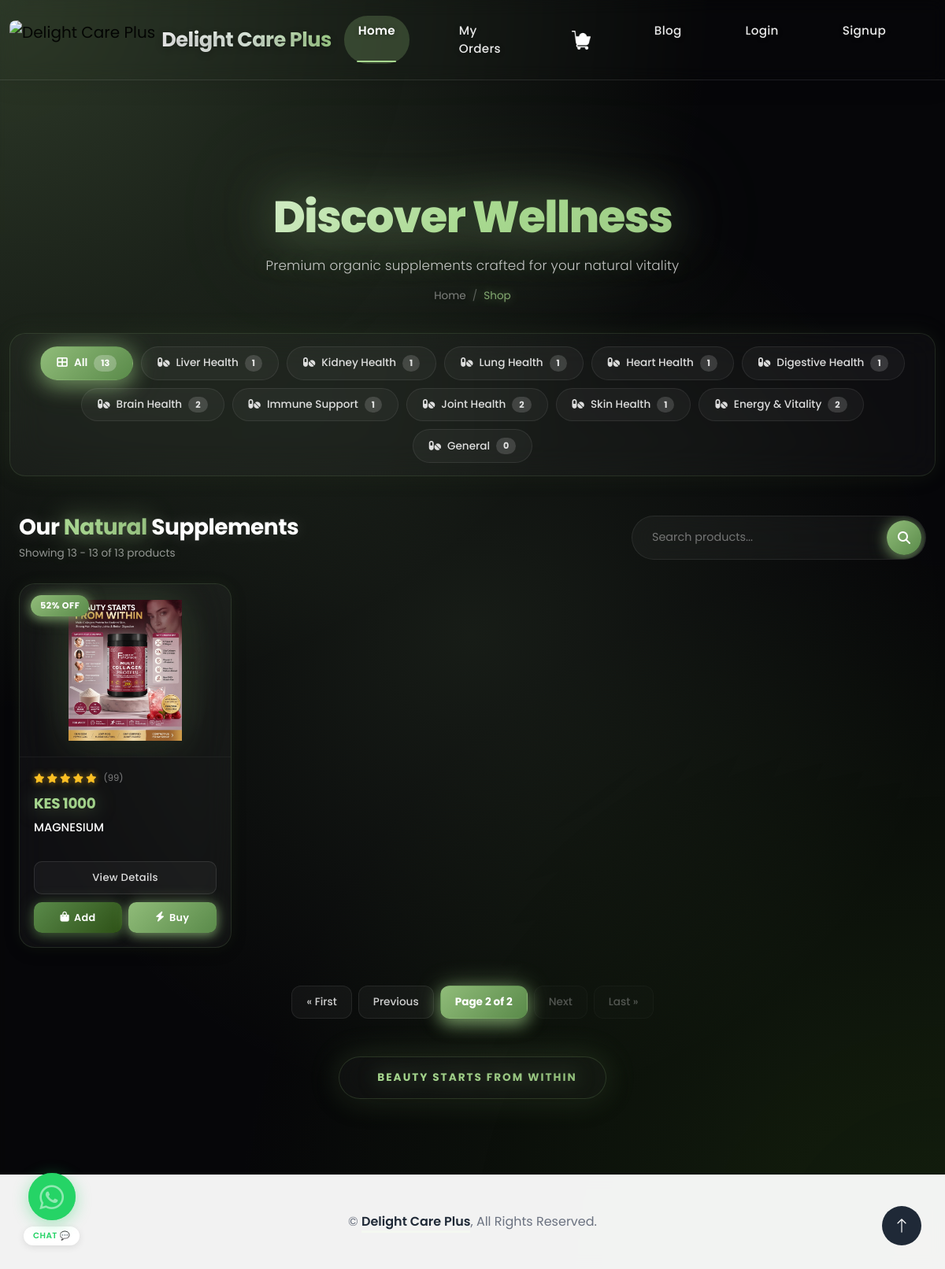
Screenshot of /?page=2 with the database file from the repository.
### store/models.py (models this page shows, shortened)
class Category(models.Model):
    name = models.CharField(max_length=100)
    slug = models.SlugField(unique=True, blank=True)
    description = models.TextField(blank=True)
    icon = models.CharField(max_length=50, blank=True)
    is_active = models.BooleanField(default=True)
    created_at = models.DateTimeField(auto_now_add=True)
    class Meta:
        verbose_name_plural = 'Categories'

class Product(models.Model):
    name = models.CharField(max_length=200)
    description = models.TextField()
    image = models.ImageField(upload_to='products/', null=True, blank=True)
    category = models.ForeignKey(
        Category,
        on_delete=models.SET_NULL,
        null=True,
        blank=True,
        related_name='products'
    )
    price = models.DecimalField(max_digits=10, decimal_places=2, default=0)
    compare_price = models.DecimalField(max_digits=10, decimal_places=2, blank=True, null=True)
    stock = models.PositiveIntegerField(default=0)
    is_active = models.BooleanField(default=True)
    is_featured = models.BooleanField(default=False)
    is_best_seller = models.BooleanField(default=False)
    created_at = models.DateTimeField(auto_now_add=True)
    def get_discount_percentage(self):
        if self.compare_price and self.compare_price > self.price:
            return int(((self.compare_price - self.price) / self.compare_price) * 100)
        return 0

### store/views.py (the view)
# urls.py: path("", views.home, name="home"),
def home(request):
    products = Product.objects.filter(is_active=True)
    categories = Category.objects.filter(is_active=True)
    liver_products = products.filter(category__name__icontains='Liver')[:4]
    kidney_products = products.filter(category__name__icontains='Kidney')[:4]
    lung_products = products.filter(category__name__icontains='Lung')[:4]
    heart_products = products.filter(category__name__icontains='Heart')[:4]
    digestive_products = products.filter(category__name__icontains='Digestive')[:4]
    brain_products = products.filter(category__name__icontains='Brain')[:4]
    immune_products = products.filter(category__name__icontains='Immune')[:4]
    joint_products = products.filter(category__name__icontains='Joint')[:4]
    skin_products = products.filter(category__name__icontains='Skin')[:4]
    energy_products = products.filter(category__name__icontains='Energy')[:4]
    paginator = Paginator(products, 12)
    page = request.GET.get('page')
    try:
        paginated_products = paginator.page(page)
    except PageNotAnInteger:
        paginated_products = paginator.page(1)
    except EmptyPage:
        paginated_products = paginator.page(paginator.num_pages)
    featured_products = products.filter(is_featured=True)[:3]
    return render(request, "store/home.html", {
        "products": products,
        "page_obj": paginated_products,
        "categories": categories,
        "liver_products": liver_products,
        "kidney_products": kidney_products,
        "lung_products": lung_products,
        "heart_products": heart_products,
        "digestive_products": digestive_products,
        "brain_products": brain_products,
        "immune_products": immune_products,
        "joint_products": joint_products,
        "skin_products": skin_products,
        "energy_products": energy_products,
        "featured_products": featured_products,
        "products_count": products.count(),
    })

### store/templates/store/home.html (shortened to what this page needs)
{% extends 'base_dashboard.html' %}
{% load static %}
{% block nav_home %}active{% endblock %}
{% block content %}
<div class="container-fluid hero-header mb-3">
    <div class="container">
        <div class="text-center">
            <h1 class="mb-3 animated slideInDown">Discover Wellness</h1>
            <p class="animated slideInDown mb-3">Premium organic supplements crafted for your natural vitality</p>
            <nav aria-label="breadcrumb">
                <ol class="breadcrumb justify-content-center mb-0 animated slideInDown">
                    <li class="breadcrumb-item"><a href="/">Home</a></li>
                    <li class="breadcrumb-item active" aria-current="page">Shop</li>
                </ol>
            </nav>
        </div>
    </div>
</div>
<div class="container py-3">
    <div class="category-bar-mara wow fadeIn">
        <a href="{% url 'home' %}" class="category-pill-mara active">
            <i class="fas fa-th-large"></i> All
            <span class="pill-count-mara">{{ products_count|default:products.count }}</span>
        </a>
        {% for category in categories %}
        <a href="{% url 'category_products' category.slug %}" class="category-pill-mara">
            <i class="{{ category.icon|default:'fas fa-pills' }}"></i>
            {{ category.name }}
            <span class="pill-count-mara">{{ category.products.count }}</span>
        </a>
        {% endfor %}
    </div>
</div>
<div class="container-fluid pb-5">
    <div class="container">
        <div class="section-header-mara">
            <div>
                <h2 class="section-title-mara">
                    Our <span>Natural</span> Supplements
                </h2>
                <p class="section-subtitle-mara">
                    Showing {{ page_obj.start_index }} - {{ page_obj.end_index }} of {{ page_obj.paginator.count }} products
                </p>
            </div>
            <form action="" method="GET" class="wow fadeIn">
                <div class="search-bar-mara">
                    <input type="search" id="searchInput" name="q"
                           placeholder="Search products..."
                           value="{{ request.GET.q|default:'' }}">
                    <button type="submit">
                        <i class="fas fa-search"></i>
                    </button>
                </div>
            </form>
        </div>
        {% if page_obj %}
        <div class="row g-3 g-md-4" id="productGrid">
            {% for product in page_obj %}
            <div class="col-6 col-md-4 col-lg-3 wow fadeIn product-item-wrapper"
                 data-wow-delay="0.05s"
                 data-product-name="{{ product.name|lower }}">
                <div class="product-card-mara">
                    {% if product.get_discount_percentage %}
                    <div class="discount-badge-mara">
                        {{ product.get_discount_percentage }}% OFF
                    </div>
                    {% endif %}
                    <a href="{% url 'product_detail' product.id %}" class="product-image-area">
                        {% if product.image %}
                            <img src="{{ product.image.url }}" alt="{{ product.name }}">
                        {% else %}
                            <img src="{% static 'img/product-1.png' %}" alt="{{ product.name }}">
                        {% endif %}
                    </a>
                    <div class="product-info-area">
                        <div class="product-rating">
                            <i class="fas fa-star"></i>
                            <i class="fas fa-star"></i>
                            <i class="fas fa-star"></i>
                            <i class="fas fa-star"></i>
                            <i class="fas fa-star"></i>
                            <span class="rating-count">(99)</span>
                        </div>
                        <div class="product-price-mara">
                            KES {{ product.price|floatformat:0 }}
                        </div>
                        <a href="{% url 'product_detail' product.id %}" class="product-name-mara">
                            {{ product.name }}
                        </a>
                        <div class="product-actions-mara">
                            <a href="{% url 'product_detail' product.id %}" class="btn-view-details">
                                View Details
                            </a>
                            <div class="action-row">
                                <form method="post"
                                      action="{% url 'add_to_cart_ajax' product.id %}"
                                      class="js-add-to-cart-form">
                                    <button type="submit" class="btn-add-cart">
                                        <i class="fas fa-shopping-bag"></i>
                                        <span>Add</span>
                                    </button>
                                </form>
                                <form method="post"
                                      action="{% url 'buy_now_ajax' product.id %}"
                                      class="js-buy-now-form">
                                    <button type="submit" class="btn-buy-now">
                                        <i class="fas fa-bolt"></i>
                                        <span>Buy</span>
                                    </button>
                                </form>
                            </div>
                        </div>
                    </div>
                </div>
            </div>
            {% endfor %}
        </div>
        {% if page_obj.has_other_pages %}
        <div class="pagination-mara">
            <div class="step-links">
                {% if page_obj.has_previous %}
                <a href="?page=1{% if request.GET.q %}&q={{ request.GET.q }}{% endif %}">&laquo; First</a>
                <a href="?page={{ page_obj.previous_page_number }}{% if request.GET.q %}&q={{ request.GET.q }}{% endif %}">Previous</a>
                {% else %}
                <span class="disabled">&laquo; First</span>
                <span class="disabled">Previous</span>
                {% endif %}
                <span class="current">Page {{ page_obj.number }} of {{ page_obj.paginator.num_pages }}</span>
                {% if page_obj.has_next %}
                <a href="?page={{ page_obj.next_page_number }}{% if request.GET.q %}&q={{ request.GET.q }}{% endif %}">Next</a>
                <a href="?page={{ page_obj.paginator.num_pages }}{% if request.GET.q %}&q={{ request.GET.q }}{% endif %}">Last &raquo;</a>
                {% else %}
                <span class="disabled">Next</span>
                <span class="disabled">Last &raquo;</span>
                {% endif %}
            </div>
        </div>
        {% endif %}
        {% endif %}
        <div class="text-center mt-5">
            <div class="beauty-badge-mara">
                <span>Beauty Starts From Within</span>
            </div>
        </div>
    </div>
</div>
{% endblock %}

### store/static/store/css/style.css (style rules this page uses)
.hero-header { position: relative; margin-top: -85px; padding-top: 12rem; padding-bottom: 6rem; background: url(../img/bg.png) center center no-repeat; background-size: cover; }
.hero-header::before { position: absolute; content: ""; width: 100%; height: 100%; top: 0; left: 0; background: rgba(255, 255, 255, .1); clip-path: polygon(66% 0, 100% 0, 100% 100%, 33% 100%); }
.hero-header .container { position: relative; z-index: 1; }
.hero-header .breadcrumb-item+.breadcrumb-item::before { color: var(--bs-light); }

### rows the page displays
Category: name "Liver Health", products.count "1"
Category: name "Kidney Health", products.count "1"
Category: name "Lung Health", products.count "1"
Category: name "Heart Health", products.count "1"
Category: name "Digestive Health", products.count "1"
Category: name "Brain Health", products.count "2"
Category: name "Immune Support", products.count "1"
Category: name "Joint Health", products.count "2"
Category: name "Skin Health", products.count "1"
Category: name "Energy & Vitality", products.count "2"
Category: name "General", products.count "0"
Product: get_discount_percentage "52", image (picture), price "1000", name "MAGNESIUM"

### other values shown
{{ products_count|default:products.count }} "13"
{{ page_obj.start_index }} "13"
{{ page_obj.end_index }} "13"
{{ page_obj.paginator.count }} "13"
{{ page_obj.number }} "2"
{{ page_obj.paginator.num_pages }} "2"
